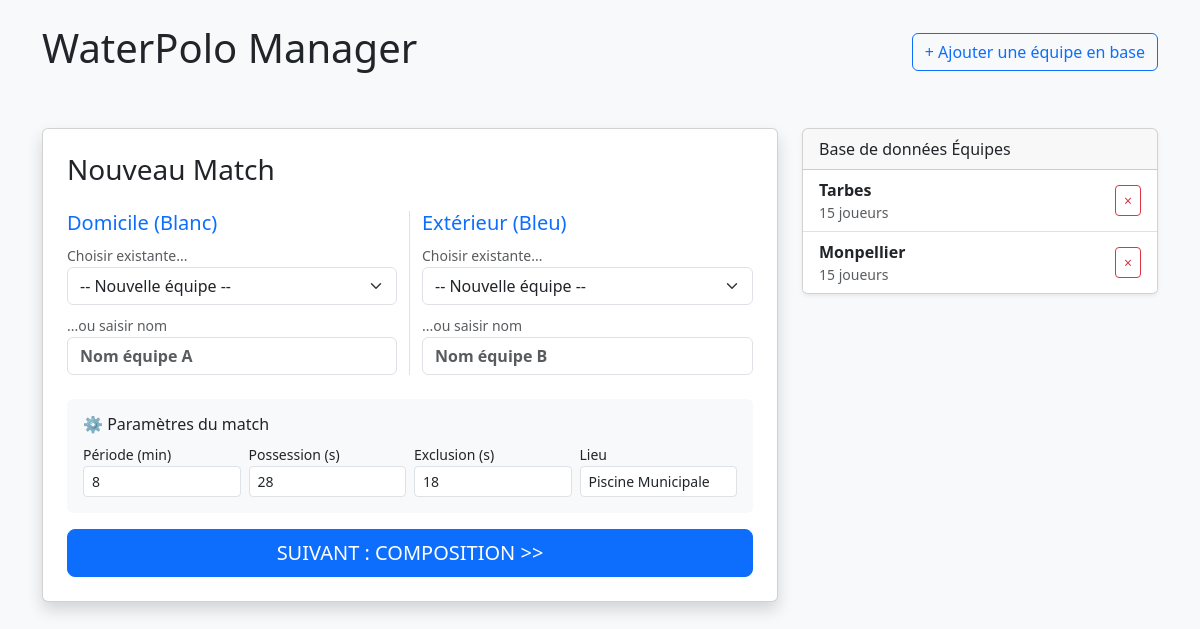
The app's page /, older data.
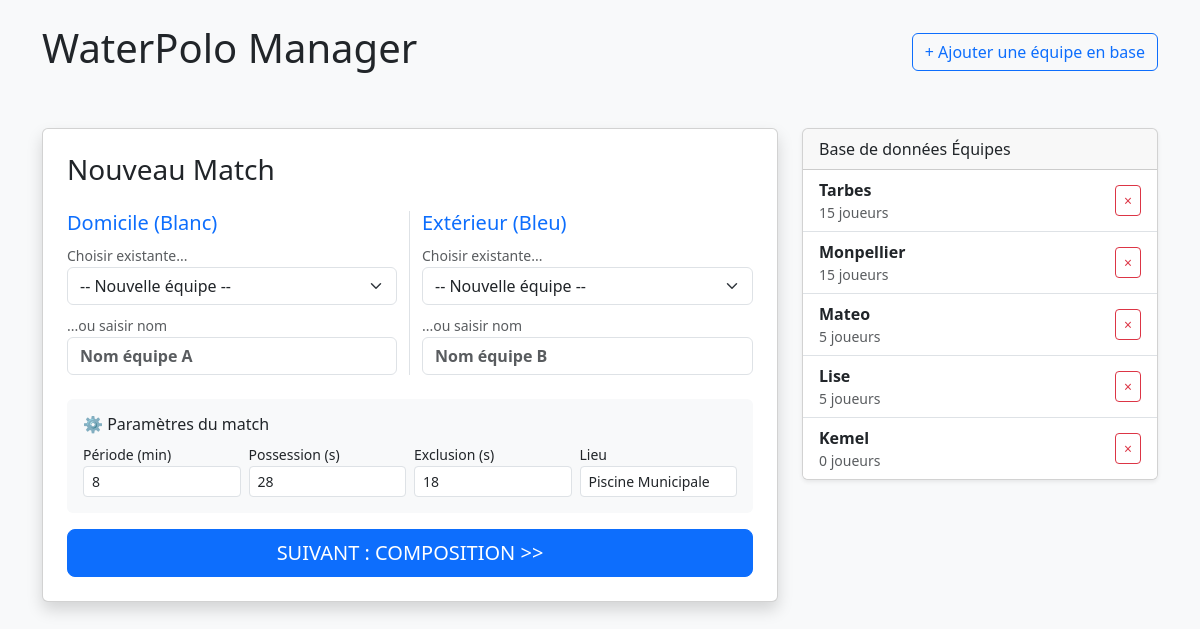
The same page, newer data.
### gestion/models.py (models this page shows, shortened)
class Equipe(models.Model):
    nom = models.CharField(max_length=100)
    entraineur = models.CharField(max_length=100, blank=True)

### gestion/views.py (the view, shortened to what this page needs)
# urls.py: path('', views.accueil, name='accueil'),
def accueil(request):
    equipes_existantes = Equipe.objects.all()
    return render(request, 'gestion/accueil.html', {'equipes': equipes_existantes})

### gestion/templates/gestion/accueil.html (shortened to what the changed rows need)
<!DOCTYPE html>
<html lang="fr">
<head>
    <link href="https://cdn.jsdelivr.net/npm/bootstrap@5.3.0/dist/css/bootstrap.min.css" rel="stylesheet">
</head>
<body class="bg-light container py-4">
    <div class="d-flex justify-content-between align-items-center mb-5">
        <h1>WaterPolo Manager</h1>
    </div>
    <div class="row">
        <div class="col-md-4">
            <div class="card shadow-sm">
                <div class="list-group list-group-flush">
                    {% for eq in equipes %}
                    <div class="list-group-item d-flex justify-content-between align-items-center">
                        <div>
                            <strong>{{ eq.nom }}</strong>
                            <div class="small text-muted">{{ eq.effectif.count }} joueurs</div>
                        </div>
                        <form method="post" onsubmit="return confirm('Supprimer cette équipe ?');">
                            <button type="submit" class="btn btn-sm btn-outline-danger">×</button>
                        </form>
                    </div>
                    {% empty %}
                    <div class="p-3 text-center text-muted">Aucune équipe enregistrée</div>
                    {% endfor %}
                </div>
            </div>
        </div>
    </div>
</body>
</html>

Row changes from the older to the newer data that the page shows:
added Equipe: nom "Mateo", effectif.count "5"
added Equipe: nom "Lise", effectif.count "5"
added Equipe: nom "Kemel", effectif.count "0"
